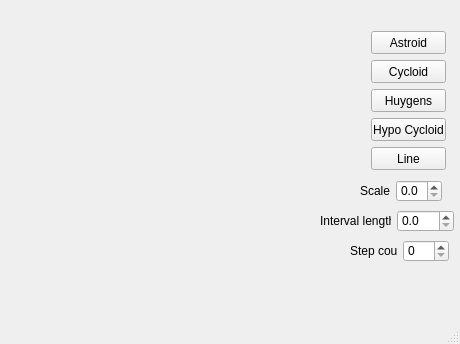
<?xml version="1.0" encoding="UTF-8"?>
<ui version="4.0">
 <class>MainWindow</class>
 <widget class="QMainWindow" name="MainWindow">
  <property name="geometry">
   <rect>
    <x>0</x>
    <y>0</y>
    <width>460</width>
    <height>344</height>
   </rect>
  </property>
  <property name="windowTitle">
   <string>MainWindow</string>
  </property>
  <widget class="QWidget" name="centralwidget">
   <widget class="RenderArea" name="renderArea" native="true">
    <property name="geometry">
     <rect>
      <x>50</x>
      <y>30</y>
      <width>241</width>
      <height>231</height>
     </rect>
    </property>
   </widget>
   <widget class="QPushButton" name="btnLine">
    <property name="geometry">
     <rect>
      <x>371</x>
      <y>147</y>
      <width>75</width>
      <height>23</height>
     </rect>
    </property>
    <property name="text">
     <string>Line</string>
    </property>
   </widget>
   <widget class="QPushButton" name="btnAstroid">
    <property name="geometry">
     <rect>
      <x>371</x>
      <y>31</y>
      <width>75</width>
      <height>23</height>
     </rect>
    </property>
    <property name="text">
     <string>Astroid</string>
    </property>
   </widget>
   <widget class="QPushButton" name="btnCycloid">
    <property name="geometry">
     <rect>
      <x>371</x>
      <y>60</y>
      <width>75</width>
      <height>23</height>
     </rect>
    </property>
    <property name="text">
     <string>Cycloid</string>
    </property>
   </widget>
   <widget class="QPushButton" name="btnHuygens">
    <property name="geometry">
     <rect>
      <x>371</x>
      <y>89</y>
      <width>75</width>
      <height>23</height>
     </rect>
    </property>
    <property name="text">
     <string>Huygens</string>
    </property>
   </widget>
   <widget class="QPushButton" name="btnHypo">
    <property name="geometry">
     <rect>
      <x>371</x>
      <y>118</y>
      <width>75</width>
      <height>23</height>
     </rect>
    </property>
    <property name="text">
     <string>Hypo Cycloid</string>
    </property>
   </widget>
   <widget class="QWidget" name="">
    <property name="geometry">
     <rect>
      <x>360</x>
      <y>180</y>
      <width>82</width>
      <height>22</height>
     </rect>
    </property>
    <layout class="QHBoxLayout" name="horizontalLayout">
     <item>
      <widget class="QLabel" name="label">
       <property name="text">
        <string>Scale</string>
       </property>
      </widget>
     </item>
     <item>
      <widget class="QDoubleSpinBox" name="spinScale">
       <property name="decimals">
        <number>1</number>
       </property>
      </widget>
     </item>
    </layout>
   </widget>
   <widget class="QWidget" name="">
    <property name="geometry">
     <rect>
      <x>320</x>
      <y>210</y>
      <width>134</width>
      <height>22</height>
     </rect>
    </property>
    <layout class="QHBoxLayout" name="horizontalLayout_2">
     <item>
      <widget class="QLabel" name="label_2">
       <property name="text">
        <string>Interval length</string>
       </property>
      </widget>
     </item>
     <item>
      <widget class="QDoubleSpinBox" name="spinInterval">
       <property name="decimals">
        <number>1</number>
       </property>
       <property name="maximum">
        <double>100.000000000000000</double>
       </property>
       <property name="singleStep">
        <double>1.000000000000000</double>
       </property>
      </widget>
     </item>
    </layout>
   </widget>
   <widget class="QWidget" name="">
    <property name="geometry">
     <rect>
      <x>350</x>
      <y>240</y>
      <width>99</width>
      <height>22</height>
     </rect>
    </property>
    <layout class="QHBoxLayout" name="horizontalLayout_3">
     <item>
      <widget class="QLabel" name="label_3">
       <property name="text">
        <string>Step count</string>
       </property>
      </widget>
     </item>
     <item>
      <widget class="QSpinBox" name="spinCount">
       <property name="maximum">
        <number>512</number>
       </property>
       <property name="singleStep">
        <number>1</number>
       </property>
      </widget>
     </item>
    </layout>
   </widget>
  </widget>
  <widget class="QStatusBar" name="statusbar"/>
 </widget>
 <customwidgets>
  <customwidget>
   <class>RenderArea</class>
   <extends>QWidget</extends>
   <header>renderarea.h</header>
   <container>1</container>
  </customwidget>
 </customwidgets>
 <resources/>
 <connections/>
</ui>
